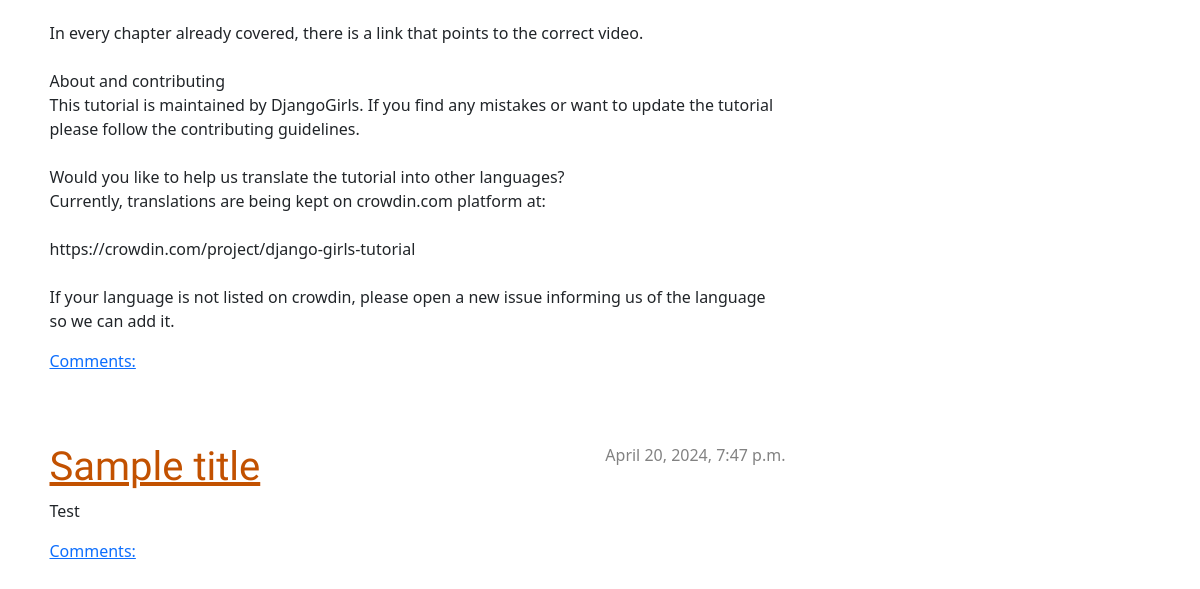
/ (lower part), run on an earlier commit of the app's database.
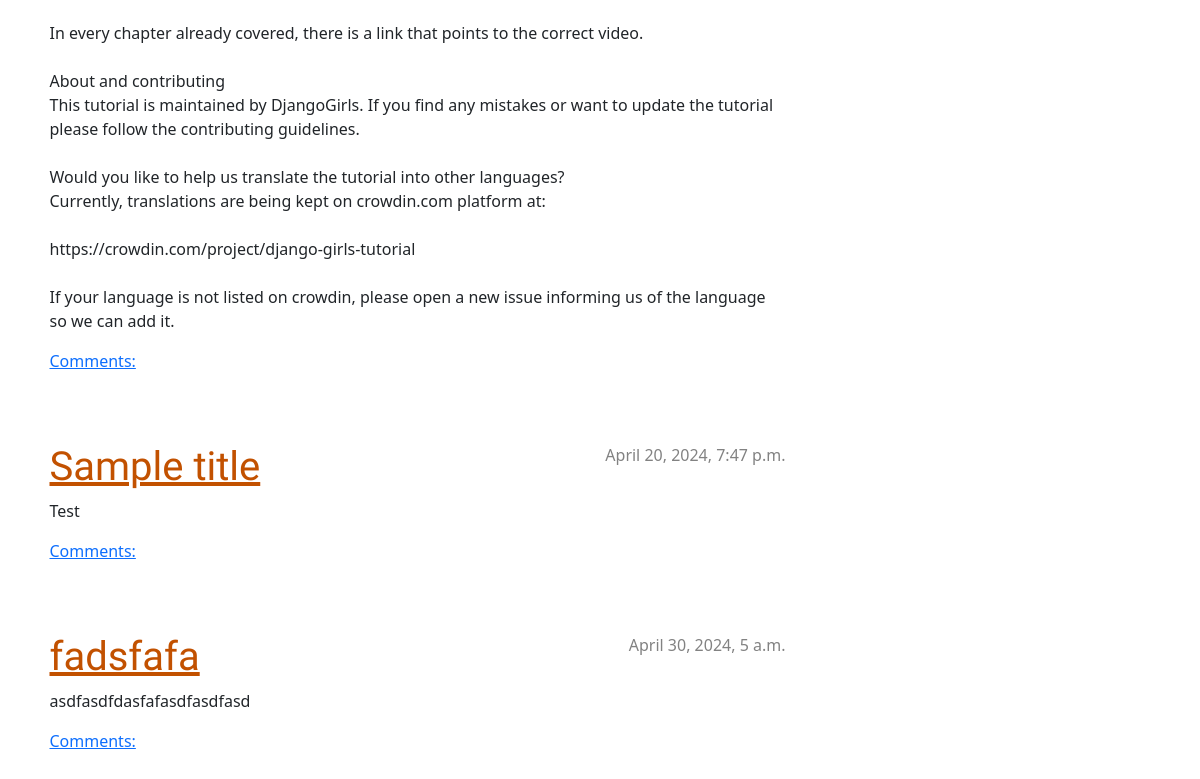
And on a later commit of the database.
### blog/models.py (models this page shows, shortened)
class Post(models.Model):
    author = models.ForeignKey(settings.AUTH_USER_MODEL, on_delete=models.CASCADE)
    title = models.CharField(max_length=200)
    text = models.TextField()
    created_date = models.DateTimeField(default=timezone.now)
    published_date = models.DateTimeField(blank=True, null=True)

### blog/views.py (the view)
# urls.py: path('', views.post_list, name='post_list'),
def post_list(request):
    posts = Post.objects.filter(published_date__lte=timezone.now()).order_by('published_date')
    return render(request, 'blog/post_list.html', {'posts': posts})

### blog/templates/blog/post_list.html
{% extends 'blog/base.html' %}
{% block content %}
    {% for post in posts %}
        <div class="post">
            <div class="date">
                {{ post.published_date }}
            </div>
            <h1><a href="{% url 'post_detail' pk=post.pk %}">{{ post.title }}</a></h1>
            <p>{{ post.text|linebreaksbr }}</p>
            <a href="{% url 'post_detail' pk=post.pk %}">Comments: {{ post.approved_comments.count }}</a>
        </div>
    {% endfor %}
{% endblock content %}

### blog/templates/blog/base.html (shortened to what this page needs)
{% load static %}
<!DOCTYPE html>
<html>
    <head>
        <link rel="stylesheet" href="https://cdn.jsdelivr.net/npm/bootstrap@5.1.3/dist/css/bootstrap.min.css">
        <link rel="stylesheet" href="{% static 'css/blog.css' %}">
    </head>
    <body>
        <div class="content container">
            <div class="row">
                <div class="col-md-8">
                {% block content %}
                {% endblock %}
                </div>
            </div>
        </div>
    </body>
</html>

### blog/static/css/blog.css (style rules this page uses)
h1 a, h2 a { color: #C25100;; font-family: 'Lobster'; }
body { padding-left: 15px; }
h1, h2, h3, h4 { font-family: 'Lobster', cursive; }
.date { color: #828282; }
.post { margin-bottom: 70px; }
.post > .date, .post > .actions { float: right; }

What changed in the data, as far as the page shows it:
added Post: published_date "April 30, 2024, 5 a.m.", title "fadsfafa", text "asdfasdfdasfafasdfasdfasd"
